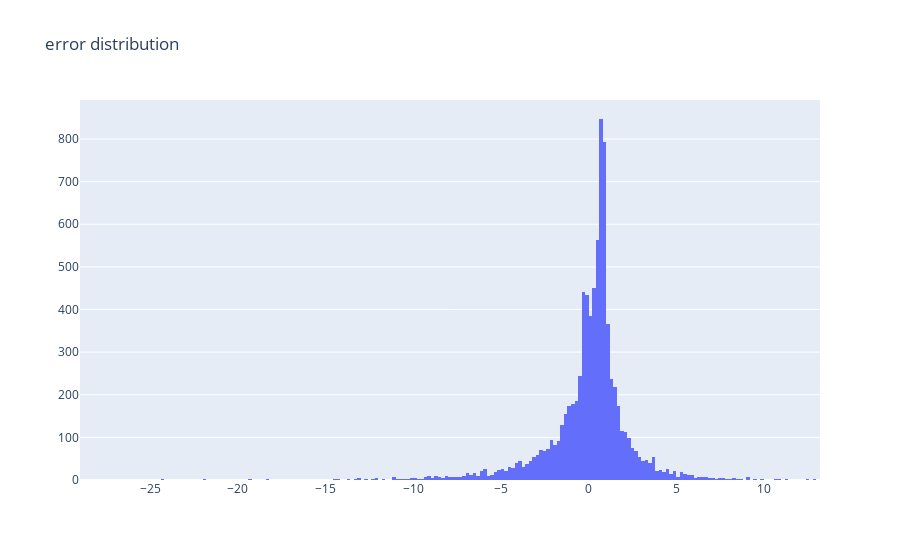

Notebook code cell kept with this figure:
### Code cell
fig = Go.Figure(data=Go.Histogram(x=errors))
fig.update_layout(title='error distribution')
fig.show()

### Figure 1 — Plotly figure (JSON) as saved in the notebook; plotly's stock layout.template omitted (floating-point values rounded to 4 significant figures; data arrays with more than 128 entries replaced by an {"elided": "..."} marker saying what was removed)
{"data": [{"type": "histogram", "x": {"elided": "8178 float values"}}], "layout": {"title": {"text": "error distribution"}}}
